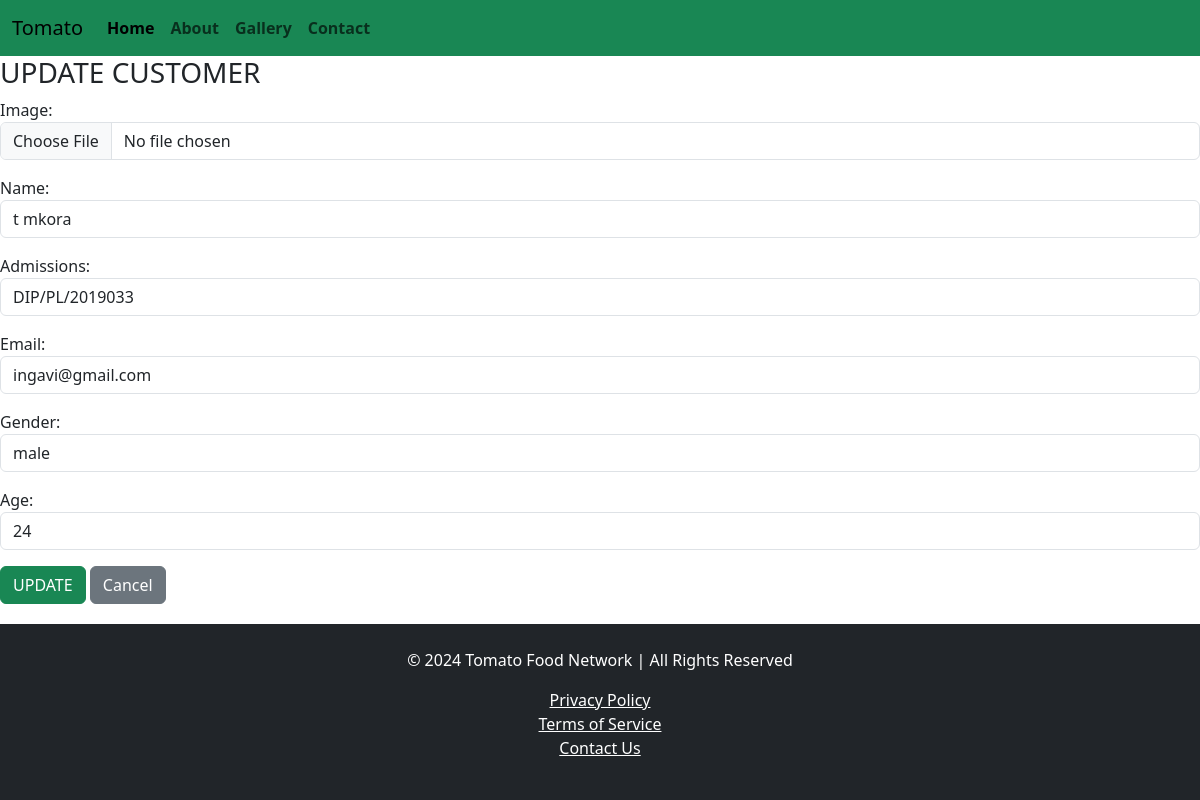
Screenshot of /customers/update/6 with the database file from the repository.
### customers/models.py (models this page shows, shortened)
class Customer(models.Model):
    image= models.ImageField(upload_to='customers_images/', blank=True)
    name = models.CharField(max_length=22)
    admissions = models.CharField(max_length=22, validators=[
            RegexValidator(
                regex=r'^DIP/PL/\d{7}$',
                message='Admission must be in the format DIP/PL/XXXXXXX (7 digits).',
                code='invalid_admission'),],)
    email = models.CharField(max_length=25)
    gender = models.CharField(max_length=22)
    age = models.IntegerField()

### customers/views.py (the view)
# urls.py: path('update/<int:id>', views.update, name='update'),
def update(request, id):
    customer = get_object_or_404(Customer, id=id)
    if request.method == 'POST':
        form = CustomerForm(request.POST, request.FILES, instance=customer)
        if form.is_valid():
            form.save()
            if 'image' in request.FILES:
                file_name = os.path.basename(request.FILES['image'].name)
                messages.success(request, f'Customer updated successfully! {file_name} Uploaded')
            else:
                messages.error(request , 'Customer details updated successfully!')
            return redirect('about')
        else:
            messages.error(request , 'Please confirm your Changes!')
    else:
        form = CustomerForm(instance=customer)
    return render(request, 'update.html', {"form":form, "customer":customer})

### customers/forms.py
class CustomerForm(forms.ModelForm):
    class Meta:
        model = Customer
        fields = '__all__'
        widgets = {
            'name': forms.TextInput(attrs={'class': 'form-control' , 'placeholder': 'Enter Your Name'}),
            'admissions':  forms.TextInput(attrs={'class': 'form-control' , 'placeholder': 'DIP/PL/2019033'}),
            'email': forms.EmailInput(attrs={'class': 'form-control' , 'placeholder': 'Enter Your Email'}),
            'gender': forms.TextInput(attrs={'class': 'form-control' , 'placeholder': 'Enter Your Gender'}),
            'age': forms.NumberInput(attrs={'class': 'form-control' , 'placeholder': 'Enter Your Age'}),
            'image': forms.ClearableFileInput(attrs={
                'class': 'form-control' ,
                'accept': 'images/*',
                'title': 'Upload Your Image Here'
            }),
        }

### customers/templates/update.html (shortened to what this page needs)
{% extends 'base.html' %}
{% load static %}
{% block content %}
<h3>UPDATE CUSTOMER</h3>
<form action="" method="POST" ENCTYPE="multipart/form-data">
        {{ form.as_p }}
    <button TYPE="submit" class="btn btn-success">UPDATE</button>
    <a href="{% url 'about' %}" class="btn btn-secondary">Cancel</a>
</form>
{% endblock %}

### rows the page displays
Customer: name "t mkora", admissions "DIP/PL/2019033", email "ingavi@gmail.com", gender "male", age "24"
